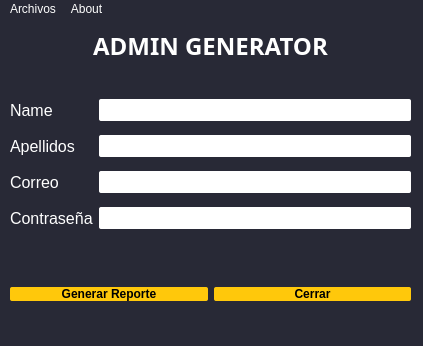
<?xml version="1.0" encoding="UTF-8"?>
<ui version="4.0">
 <class>MainWindow</class>
 <widget class="QMainWindow" name="MainWindow">
  <property name="geometry">
   <rect>
    <x>0</x>
    <y>0</y>
    <width>423</width>
    <height>346</height>
   </rect>
  </property>
  <property name="windowTitle">
   <string>MainWindow</string>
  </property>
  <property name="styleSheet">
   <string notr="true">/*-----QWidget-----*/
QWidget
{
	background-color: #282936;
	color: #ffffff;
	border-color: #000000;

}


/*-----QLabel-----*/
QLabel
{
	background-color: #282936;
	color: #ffffff;
	border-color: #000000;

}


/*-----QToolTip-----*/
QToolTip
{
	background-color: #282936;
	color: #fff;
	border: 1px solid #282936;
	font-weight: bold;

}


/*-----QToolButton-----*/
QPushButton
{
	background-color: #ffc80b;
	color: #000000;
	font-weight: bold;
	border: 0px solid;
	border-radius: 2px;

}


QPushButton::hover
{
	background-color: #ffe152;  

}


QPushButton::pressed
{
	background-color: #e5c010;

}


QPushButton::checked
{
	background-color: #e5c010;

}


/*-----QToolButton-----*/
QToolButton
{
	background-color: #ffc80b;
	color: #000000;
	font-weight: bold;
	border: 0px solid;
	border-radius: 2px;

}


QToolButton::hover
{
	background-color: #ffe152;  

}


QToolButton::pressed
{
	background-color: #e5c010;

}


QToolButton::checked
{
	background-color: #e5c010;

}


/*-----QLineEdit-----*/
QLineEdit
{
	background-color: white;
	color: #000000;
	padding: 3px;
	border: 0px solid;
	border-radius: 2px;
	selection-background-color: #0949ff;

}


QLineEdit::focus
{
	padding: 3px;
	border: 1px solid #0949ff;
	border-radius: 2px;

}


/*-----QTextEdit-----*/
QTextEdit
{
	background-color: white;
	color: #000;
	border-color: #000000;
	border: 0px solid;
	border-radius: 2px;

}


/*-----QListView-----*/
QListView
{
	background-color: #3a3a4e;
	color: #fff;
	border: 0px solid;
	border-radius: 2px;
	font-weight: bold;

}


QListView::item 
{
    padding: 5px;

}


QListView::item:selected 
{
    border: 1px solid #ffc80b;
    border: none;
    color: #000;
}


QListView::item:selected:!active 
{
    background-color: #ffc80b;
    border: none;
    color: #000;

}


QListView::item:selected:active 
{
    background-color: #ffc80b;
    border: none;
    color: #000;

}


QListView::item:hover 
{
    background-color: #282936;
    border: none;

}


/*-----QScrollBar-----*/
QScrollBar:vertical 
{
   border: none;
   width: 10px;

}


QScrollBar:horizontal 
{
   border: none;
   height: 10px;

}


QScrollBar::handle:vertical,
QScrollBar::handle:horizontal
{
   border: none;
   border-radius : 0px;
   background-color: #ffc80b;
   min-height: 80px;
   width : 12px;

}


QScrollBar::handle:vertical:hover,
QScrollBar::handle:horizontal:hover
{
   background-color: #e5c010; 

}


QScrollBar::add-line:vertical,
QScrollBar::add-line:horizontal
{
   border: none;
   background: transparent;
   height: 0px;
   subcontrol-position: bottom;
   subcontrol-origin: margin;

}


QScrollBar::add-line:vertical:hover,
QScrollBar::add-line:horizontal:hover
{
   background-color: transparent;

}


QScrollBar::add-line:vertical:pressed, 
QScrollBar::add-line:horizontal:pressed
{
   background-color: #3f3f3f;

}


QScrollBar::sub-line:vertical,
QScrollBar::sub-line:horizontal
{
   border: none;
   background: transparent;
   height: 0px;

}


QScrollBar::sub-line:vertical:hover,
QScrollBar::sub-line:horizontal:hover
{
   background-color: transparent;

}


QScrollBar::sub-line:vertical:pressed,
QScrollBar::sub-line:horizontal:pressed
{
   background-color: #3f3f3f;

}


QScrollBar::up-arrow:vertical,
QScrollBar::up-arrow:horizontal
{
   width: 0px;
   height: 0px;
   background: transparent;

}


QScrollBar::down-arrow:vertical, 
QScrollBar::down-arrow:horizontal
{
   width: 0px;
   height: 0px;
   background: transparent;

}


QScrollBar::add-page:vertical, QScrollBar::sub-page:vertical,
QScrollBar::add-page:horizontal, QScrollBar::sub-page:horizontal
{
   background-color: white;
	
}
</string>
  </property>
  <widget class="QWidget" name="centralwidget">
   <widget class="QWidget" name="gridLayoutWidget">
    <property name="geometry">
     <rect>
      <x>10</x>
      <y>10</y>
      <width>401</width>
      <height>61</height>
     </rect>
    </property>
    <layout class="QGridLayout" name="gridLayout">
     <item row="4" column="0">
      <spacer name="verticalSpacer">
       <property name="orientation">
        <enum>Qt::Vertical</enum>
       </property>
       <property name="sizeHint" stdset="0">
        <size>
         <width>20</width>
         <height>40</height>
        </size>
       </property>
      </spacer>
     </item>
     <item row="3" column="0">
      <widget class="QLabel" name="label_5">
       <property name="font">
        <font>
         <family>Arial Black</family>
         <pointsize>18</pointsize>
         <weight>75</weight>
         <bold>true</bold>
        </font>
       </property>
       <property name="mouseTracking">
        <bool>false</bool>
       </property>
       <property name="layoutDirection">
        <enum>Qt::RightToLeft</enum>
       </property>
       <property name="frameShape">
        <enum>QFrame::NoFrame</enum>
       </property>
       <property name="frameShadow">
        <enum>QFrame::Plain</enum>
       </property>
       <property name="text">
        <string>ADMIN GENERATOR</string>
       </property>
       <property name="alignment">
        <set>Qt::AlignCenter</set>
       </property>
      </widget>
     </item>
    </layout>
   </widget>
   <widget class="QWidget" name="formLayoutWidget_2">
    <property name="geometry">
     <rect>
      <x>10</x>
      <y>80</y>
      <width>401</width>
      <height>158</height>
     </rect>
    </property>
    <layout class="QFormLayout" name="formLayout_2">
     <property name="labelAlignment">
      <set>Qt::AlignJustify|Qt::AlignVCenter</set>
     </property>
     <property name="verticalSpacing">
      <number>14</number>
     </property>
     <item row="0" column="0">
      <widget class="QLabel" name="label">
       <property name="font">
        <font>
         <family>Arial</family>
         <pointsize>12</pointsize>
        </font>
       </property>
       <property name="text">
        <string>Name</string>
       </property>
      </widget>
     </item>
     <item row="0" column="1">
      <widget class="QLineEdit" name="lineEdit"/>
     </item>
     <item row="1" column="0">
      <widget class="QLabel" name="label_2">
       <property name="font">
        <font>
         <family>Arial</family>
         <pointsize>12</pointsize>
        </font>
       </property>
       <property name="text">
        <string>Apellidos</string>
       </property>
      </widget>
     </item>
     <item row="1" column="1">
      <widget class="QLineEdit" name="lineEdit_2"/>
     </item>
     <item row="2" column="0">
      <widget class="QLabel" name="label_3">
       <property name="font">
        <font>
         <family>Arial</family>
         <pointsize>12</pointsize>
        </font>
       </property>
       <property name="text">
        <string>Correo</string>
       </property>
      </widget>
     </item>
     <item row="2" column="1">
      <widget class="QLineEdit" name="lineEdit_3"/>
     </item>
     <item row="3" column="0">
      <widget class="QLabel" name="label_4">
       <property name="font">
        <font>
         <family>Arial</family>
         <pointsize>12</pointsize>
        </font>
       </property>
       <property name="text">
        <string>Contraseña</string>
       </property>
      </widget>
     </item>
     <item row="3" column="1">
      <widget class="QLineEdit" name="lineEdit_4">
       <property name="text">
        <string/>
       </property>
       <property name="maxLength">
        <number>8</number>
       </property>
       <property name="echoMode">
        <enum>QLineEdit::Password</enum>
       </property>
       <property name="placeholderText">
        <string/>
       </property>
      </widget>
     </item>
    </layout>
   </widget>
   <widget class="QWidget" name="horizontalLayoutWidget">
    <property name="geometry">
     <rect>
      <x>10</x>
      <y>240</y>
      <width>401</width>
      <height>71</height>
     </rect>
    </property>
    <layout class="QHBoxLayout" name="horizontalLayout">
     <item>
      <widget class="QPushButton" name="pushButton">
       <property name="sizeIncrement">
        <size>
         <width>0</width>
         <height>0</height>
        </size>
       </property>
       <property name="toolTip">
        <string>genera un archivo word </string>
       </property>
       <property name="text">
        <string>Generar Reporte</string>
       </property>
       <property name="iconSize">
        <size>
         <width>16</width>
         <height>16</height>
        </size>
       </property>
       <property name="default">
        <bool>true</bool>
       </property>
       <property name="flat">
        <bool>false</bool>
       </property>
      </widget>
     </item>
     <item>
      <widget class="QPushButton" name="pushButton_2">
       <property name="text">
        <string>Cerrar</string>
       </property>
       <property name="autoDefault">
        <bool>false</bool>
       </property>
       <property name="default">
        <bool>true</bool>
       </property>
      </widget>
     </item>
    </layout>
   </widget>
  </widget>
  <widget class="QMenuBar" name="menubar">
   <property name="geometry">
    <rect>
     <x>0</x>
     <y>0</y>
     <width>423</width>
     <height>21</height>
    </rect>
   </property>
   <widget class="QMenu" name="menusalir">
    <property name="title">
     <string>Archivos</string>
    </property>
    <addaction name="actionGuargar"/>
   </widget>
   <widget class="QMenu" name="menuAbout">
    <property name="title">
     <string>About</string>
    </property>
    <addaction name="actionAbout_us"/>
   </widget>
   <addaction name="menusalir"/>
   <addaction name="menuAbout"/>
  </widget>
  <widget class="QStatusBar" name="statusbar"/>
  <action name="actionAbout_us">
   <property name="text">
    <string>About us</string>
   </property>
  </action>
  <action name="actionGuargar">
   <property name="text">
    <string>Guargar</string>
   </property>
  </action>
 </widget>
 <resources/>
 <connections/>
</ui>
